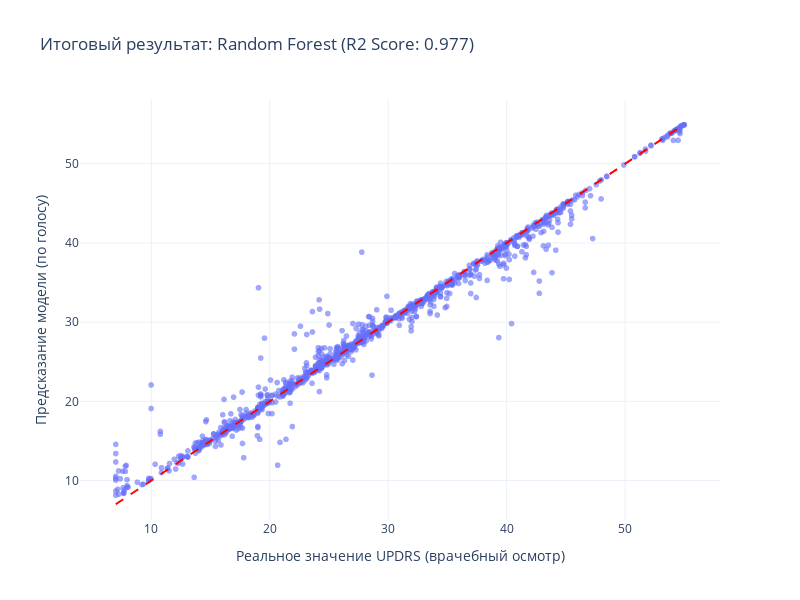

This figure's notebook cell:
### Code cell
best_model = models["Random Forest"]
y_pred_rf = best_model.predict(X_test_scaled)

fig_final = px.scatter(
    x=y_test, 
    y=y_pred_rf,
    labels={'x': 'Реальное значение UPDRS (врачебный осмотр)', 'y': 'Предсказание модели (по голосу)'},
    title=f"Итоговый результат: Random Forest (R2 Score: 0.977)",
    opacity=0.6,
    template="plotly_white"
)

fig_final.add_shape(
    type="line", line=dict(color="Red", dash="dash"),
    x0=y_test.min(), y0=y_test.min(), x1=y_test.max(), y1=y_test.max()
)

fig_final.update_layout(width=800, height=600)
fig_final.show()

### Figure 1 — Plotly figure (JSON) as saved in the notebook; plotly's stock layout.template omitted (floating-point values rounded to 4 significant figures; data arrays with more than 128 entries replaced by an {"elided": "..."} marker saying what was removed)
{"data": [{"hovertemplate": "Реальное значение UPDRS (врачебный осмотр)=%{x}<br>Предсказание модели (по голосу)=%{y}<extra></extra>", "legendgroup": "", "marker": {"color": "#636efa", "opacity": 0.6, "symbol": "circle"}, "mode": "markers", "name": "", "showlegend": false, "type": "scattergl", "x": {"elided": "1175 float values"}, "xaxis": "x", "y": {"elided": "1175 float values"}, "yaxis": "y"}], "layout": {"height": 600, "legend": {"tracegroupgap": 0}, "shapes": [{"line": {"color": "Red", "dash": "dash"}, "type": "line", "x0": 7, "x1": 54.99, "y0": 7, "y1": 54.99}], "title": {"text": "Итоговый результат: Random Forest (R2 Score: 0.977)"}, "width": 800, "xaxis": {"anchor": "y", "domain": [0, 1], "title": {"text": "Реальное значение UPDRS (врачебный осмотр)"}}, "yaxis": {"anchor": "x", "domain": [0, 1], "title": {"text": "Предсказание модели (по голосу)"}}}}
